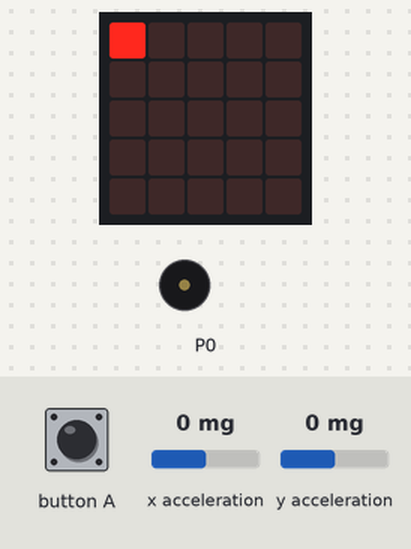
Bench run of a program on a simulated BBC micro:bit (MakeCode). Shown: the board's 5×5 LED display, buzzer (waves = sounding). The test bench sets the inputs (shaded band); at power-on: x acceleration 0 mg, y acceleration 0 mg.

Above: at 1.28 s.
1.3 s: button A pressed for 0.15 s
At 1.49 s:
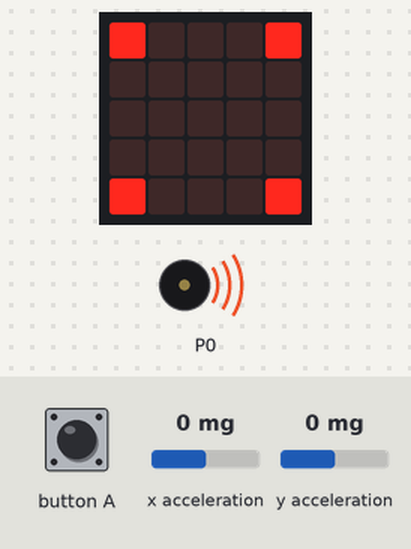
2.0 s: x acceleration set to 31 mg
4.1 s: x acceleration set to 36 mg
At 4.34 s:
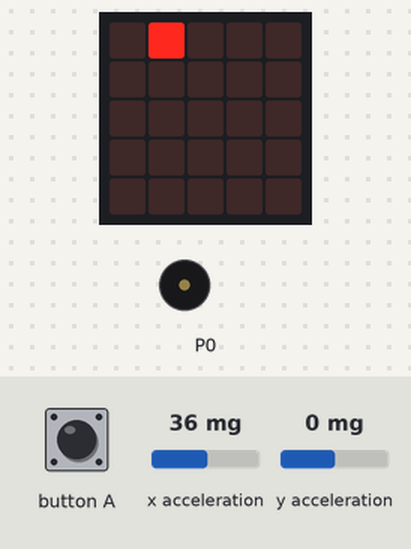
6.4 s: y acceleration set to 29 mg
7.9 s: y acceleration set to 35 mg
At 8.09 s:
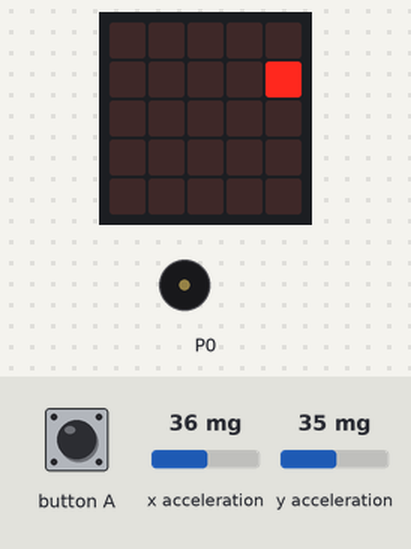
10.1 s: button A pressed for 1 s
At 10.46 s:
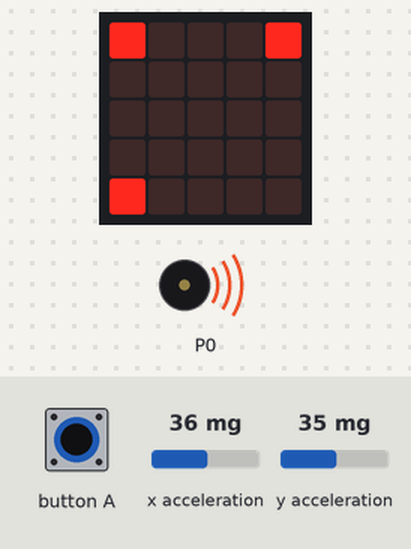
Timing chart, 0 to 12.7 s (numbered marks = the images above; inputs shaded):
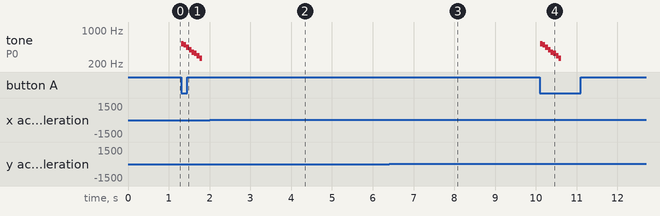

Measured:
- the behaviour switches between 32 and 33 mg on x acceleration (found by bisection; images 1 and 2)
- the behaviour switches between 32 and 33 mg on y acceleration (found by bisection; images 2 and 3)
- after the input at 1.3 s, tone on P0: plays 523 Hz for 0.07 s, 494 Hz for 0.07 s, 440 Hz for 0.07 s, 392 Hz for 0.07 s, 349 Hz for 0.07 s, 330 Hz for 0.07 s … (8 notes in this stretch), starting at once; the display: first changes after 0.07 s (image 1 shows a later state)
- after the input at 4.1 s, the display: first differs from a run without the input after 0.19 s (image 2)
- after the input at 7.9 s, the display: first differs from a run without the input after 0.14 s (image 3)
- after the input at 10.1 s, tone on P0: plays 523 Hz for 0.07 s, 494 Hz for 0.07 s, 440 Hz for 0.07 s, 392 Hz for 0.07 s, 349 Hz for 0.07 s, 330 Hz for 0.07 s … (8 notes in this stretch), starting at once; the display: changes after 0.07 s (image 4)

The program:

main.ts
```typescript
let GY = 0
let GX = 0
let M = 0
let X = 0
let Y = 0
let A = 0
A = 0
let SCORE = 0
basic.forever(function () {
    if (A == 0 && M == 0) {
        if (input.buttonIsPressed(Button.A)) {
            A = 1
            M = 1
        }
    }
})
basic.forever(function () {
    if (M == 1) {
        basic.showLeds(`
            # . . . #
            . . . . .
            . . . . .
            . . . . .
            # . . . #
            `)
        basic.showLeds(`
            . . . . .
            . # . # .
            . . . . .
            . # . # .
            . . . . .
            `)
        basic.showLeds(`
            . . . . .
            . . . . .
            . . # . .
            . . . . .
            . . . . .
            `)
        basic.showLeds(`
            . . . . .
            . . . . .
            . . . . .
            . . . . .
            . . . . .
            `)
        M = 2
    }
})
basic.forever(function () {
    if (A == 1) {
        A = 0
        music.playMelody("C5 B A G F E D C ", 1000)
    } else if (A == 2) {
        A = 0
        for (let カウンター = 0; カウンター <= 4; カウンター++) {
            music.playMelody("C D E F G A B C5 ", 3000)
        }
    }
})
basic.forever(function () {
    led.unplot(X, Y)
    GX = input.acceleration(Dimension.X)
    GY = input.acceleration(Dimension.Y)
    if (GX < -32) {
        if (0 < X) {
            X += -1
        }
    } else if (GX > 32) {
        if (X < 4) {
            X += 1
        }
    }
    if (GY < -32) {
        if (0 < Y) {
            Y += -1
        }
    } else if (GY > 32) {
        if (Y < 4) {
            Y += 1
        }
    }
    basic.pause(100)
    led.plot(X, Y)
    if (M == 2) {
        if (X == 2 && Y == 2) {
            A = 2
            basic.showLeds(`
                . . . . .
                . # # # .
                . # . # .
                . # # # .
                . . . . .
                `)
            basic.showLeds(`
                # . # . #
                . . . . .
                # . . . #
                . . . . .
                # . # . #
                `)
            basic.showLeds(`
                . . . . .
                . . . . .
                . . . . .
                . . . . .
                . . . . .
                `)
            X = 0
            Y = 0
            SCORE = SCORE + 1
            for (let index = 0; index < 4; index++) {
                basic.showNumber(SCORE)
                basic.clearScreen()
                basic.pause(100)
            }
        }
        M = 0
    }
    basic.pause(100)
})
```

test.ts
```typescript
// テストはここに来ます。このパッケージが拡張機能として使用されるときにはコンパイルされません。
```
